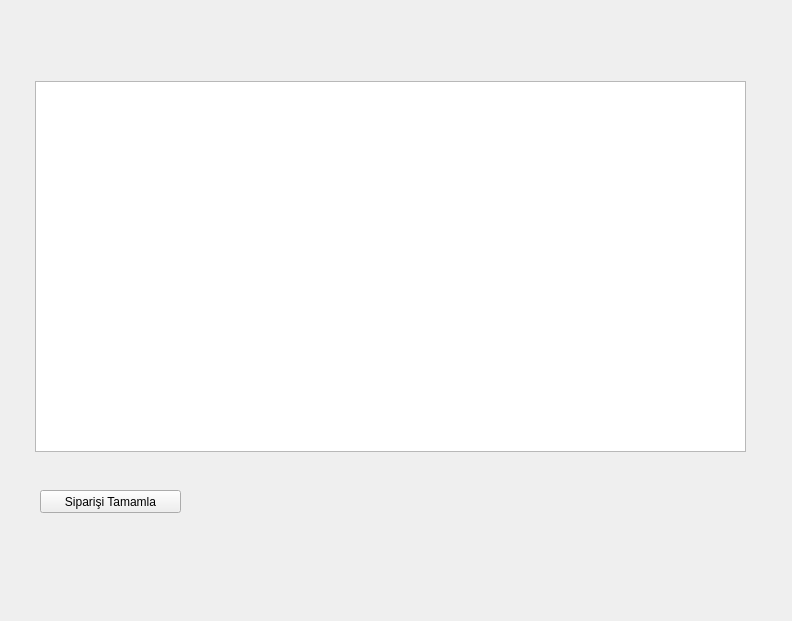
<?xml version="1.0" encoding="UTF-8"?>
<ui version="4.0">
 <class>Form</class>
 <widget class="QWidget" name="Form">
  <property name="geometry">
   <rect>
    <x>0</x>
    <y>0</y>
    <width>792</width>
    <height>621</height>
   </rect>
  </property>
  <property name="windowTitle">
   <string>Form</string>
  </property>
  <widget class="QTableWidget" name="tableWidget">
   <property name="geometry">
    <rect>
     <x>35</x>
     <y>81</y>
     <width>711</width>
     <height>371</height>
    </rect>
   </property>
  </widget>
  <widget class="QPushButton" name="pushButton_siparis_tamamlandi">
   <property name="geometry">
    <rect>
     <x>40</x>
     <y>490</y>
     <width>141</width>
     <height>23</height>
    </rect>
   </property>
   <property name="text">
    <string>Siparişi Tamamla</string>
   </property>
  </widget>
 </widget>
 <resources/>
 <connections/>
</ui>
